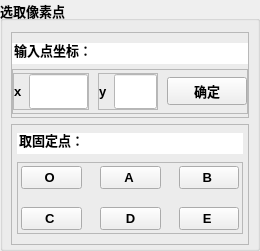
           <widget class="QGroupBox" name="m_point_2">
            <property name="enabled">
             <bool>true</bool>
            </property>
            <property name="minimumSize">
             <size>
              <width>240</width>
              <height>0</height>
             </size>
            </property>
            <property name="maximumSize">
             <size>
              <width>260</width>
              <height>16777215</height>
             </size>
            </property>
            <property name="font">
             <font>
              <pointsize>10</pointsize>
              <weight>75</weight>
              <bold>true</bold>
             </font>
            </property>
            <property name="title">
             <string>选取像素点</string>
            </property>
            <layout class="QVBoxLayout" name="verticalLayout_16">
             <property name="leftMargin">
              <number>8</number>
             </property>
             <property name="rightMargin">
              <number>8</number>
             </property>
             <property name="bottomMargin">
              <number>3</number>
             </property>
             <item>
              <widget class="QFrame" name="frame_17">
               <property name="maximumSize">
                <size>
                 <width>16777215</width>
                 <height>100</height>
                </size>
               </property>
               <property name="frameShape">
                <enum>QFrame::StyledPanel</enum>
               </property>
               <property name="frameShadow">
                <enum>QFrame::Raised</enum>
               </property>
               <layout class="QVBoxLayout" name="verticalLayout_13">
                <property name="spacing">
                 <number>5</number>
                </property>
                <property name="leftMargin">
                 <number>0</number>
                </property>
                <property name="topMargin">
                 <number>10</number>
                </property>
                <property name="rightMargin">
                 <number>0</number>
                </property>
                <property name="bottomMargin">
                 <number>3</number>
                </property>
                <item>
                 <widget class="QLineEdit" name="lineEdit">
                  <property name="text">
                   <string>输入点坐标：</string>
                  </property>
                  <property name="frame">
                   <bool>false</bool>
                  </property>
                 </widget>
                </item>
                <item>
                 <widget class="QFrame" name="frame_21">
                  <property name="maximumSize">
                   <size>
                    <width>16777215</width>
                    <height>50</height>
                   </size>
                  </property>
                  <property name="frameShape">
                   <enum>QFrame::StyledPanel</enum>
                  </property>
                  <property name="frameShadow">
                   <enum>QFrame::Raised</enum>
                  </property>
                  <layout class="QHBoxLayout" name="horizontalLayout_17">
                   <property name="spacing">
                    <number>9</number>
                   </property>
                   <property name="leftMargin">
                    <number>0</number>
                   </property>
                   <property name="topMargin">
                    <number>3</number>
                   </property>
                   <property name="rightMargin">
                    <number>0</number>
                   </property>
                   <property name="bottomMargin">
                    <number>3</number>
                   </property>
                   <item>
                    <widget class="QFrame" name="frame_18">
                     <property name="frameShape">
                      <enum>QFrame::StyledPanel</enum>
                     </property>
                     <property name="frameShadow">
                      <enum>QFrame::Raised</enum>
                     </property>
                     <layout class="QHBoxLayout" name="horizontalLayout_13">
                      <property name="leftMargin">
                       <number>0</number>
                      </property>
                      <property name="topMargin">
                       <number>0</number>
                      </property>
                      <property name="rightMargin">
                       <number>0</number>
                      </property>
                      <property name="bottomMargin">
                       <number>0</number>
                      </property>
                      <item>
                       <widget class="QLabel" name="label_19">
                        <property name="font">
                         <font>
                          <family>Arial</family>
                          <pointsize>10</pointsize>
                         </font>
                        </property>
                        <property name="text">
                         <string>x</string>
                        </property>
                       </widget>
                      </item>
                      <item>
                       <widget class="QLineEdit" name="point_x">
                        <property name="sizePolicy">
                         <sizepolicy hsizetype="Expanding" vsizetype="Preferred">
                          <horstretch>0</horstretch>
                          <verstretch>0</verstretch>
                         </sizepolicy>
                        </property>
                        <property name="minimumSize">
                         <size>
                          <width>0</width>
                          <height>35</height>
                         </size>
                        </property>
                        <property name="font">
                         <font>
                          <family>SimSun-ExtB</family>
                         </font>
                        </property>
                        <property name="styleSheet">
                         <string notr="true">background-color:rgb(255, 255, 255)</string>
                        </property>
                       </widget>
                      </item>
                     </layout>
                    </widget>
                   </item>
                   <item>
                    <widget class="QFrame" name="frame_20">
                     <property name="frameShape">
                      <enum>QFrame::StyledPanel</enum>
                     </property>
                     <property name="frameShadow">
                      <enum>QFrame::Raised</enum>
                     </property>
                     <layout class="QHBoxLayout" name="horizontalLayout_16">
                      <property name="leftMargin">
                       <number>0</number>
                      </property>
                      <property name="topMargin">
                       <number>0</number>
                      </property>
                      <property name="rightMargin">
                       <number>0</number>
                      </property>
                      <property name="bottomMargin">
                       <number>0</number>
                      </property>
                      <item>
                       <widget class="QLabel" name="label_20">
                        <property name="font">
                         <font>
                          <family>Arial</family>
                          <pointsize>10</pointsize>
                         </font>
                        </property>
                        <property name="text">
                         <string>y</string>
                        </property>
                       </widget>
                      </item>
                      <item>
                       <widget class="QLineEdit" name="point_y">
                        <property name="sizePolicy">
                         <sizepolicy hsizetype="Expanding" vsizetype="Preferred">
                          <horstretch>0</horstretch>
                          <verstretch>0</verstretch>
                         </sizepolicy>
                        </property>
                        <property name="minimumSize">
                         <size>
                          <width>0</width>
                          <height>35</height>
                         </size>
                        </property>
                        <property name="styleSheet">
                         <string notr="true">background-color:rgb(255, 255, 255)</string>
                        </property>
                        <property name="text">
                         <string/>
                        </property>
                       </widget>
                      </item>
                     </layout>
                    </widget>
                   </item>
                   <item>
                    <widget class="QPushButton" name="pointComfirm">
                     <property name="maximumSize">
                      <size>
                       <width>80</width>
                       <height>16777215</height>
                      </size>
                     </property>
                     <property name="text">
                      <string>确定</string>
                     </property>
                    </widget>
                   </item>
                  </layout>
                 </widget>
                </item>
               </layout>
              </widget>
             </item>
             <item>
              <widget class="QFrame" name="frame_22">
               <property name="frameShape">
                <enum>QFrame::StyledPanel</enum>
               </property>
               <property name="frameShadow">
                <enum>QFrame::Raised</enum>
               </property>
               <layout class="QVBoxLayout" name="verticalLayout_14">
                <property name="spacing">
                 <number>8</number>
                </property>
                <property name="leftMargin">
                 <number>5</number>
                </property>
                <property name="topMargin">
                 <number>8</number>
                </property>
                <property name="rightMargin">
                 <number>5</number>
                </property>
                <property name="bottomMargin">
                 <number>10</number>
                </property>
                <item>
                 <widget class="QLineEdit" name="lineEdit_2">
                  <property name="text">
                   <string>取固定点：</string>
                  </property>
                  <property name="frame">
                   <bool>false</bool>
                  </property>
                 </widget>
                </item>
                <item>
                 <widget class="QFrame" name="frame_19">
                  <property name="maximumSize">
                   <size>
                    <width>500</width>
                    <height>16777215</height>
                   </size>
                  </property>
                  <property name="frameShape">
                   <enum>QFrame::StyledPanel</enum>
                  </property>
                  <property name="frameShadow">
                   <enum>QFrame::Raised</enum>
                  </property>
                  <layout class="QGridLayout" name="gridLayout_3">
                   <property name="leftMargin">
                    <number>3</number>
                   </property>
                   <property name="topMargin">
                    <number>3</number>
                   </property>
                   <property name="rightMargin">
                    <number>3</number>
                   </property>
                   <property name="bottomMargin">
                    <number>3</number>
                   </property>
                   <property name="spacing">
                    <number>18</number>
                   </property>
                   <item row="1" column="2">
                    <widget class="QPushButton" name="point_e">
                     <property name="text">
                      <string>E </string>
                     </property>
                    </widget>
                   </item>
                   <item row="1" column="0">
                    <widget class="QPushButton" name="point_c">
                     <property name="text">
                      <string>C </string>
                     </property>
                    </widget>
                   </item>
                   <item row="0" column="1">
                    <widget class="QPushButton" name="point_a">
                     <property name="text">
                      <string>A </string>
                     </property>
                    </widget>
                   </item>
                   <item row="0" column="2">
                    <widget class="QPushButton" name="point_b">
                     <property name="text">
                      <string>B </string>
                     </property>
                    </widget>
                   </item>
                   <item row="0" column="0">
                    <widget class="QPushButton" name="point_o">
                     <property name="text">
                      <string>O </string>
                     </property>
                    </widget>
                   </item>
                   <item row="1" column="1">
                    <widget class="QPushButton" name="point_d">
                     <property name="text">
                      <string>D</string>
                     </property>
                    </widget>
                   </item>
                  </layout>
                  <zorder>point_o</zorder>
                  <zorder>point_a</zorder>
                  <zorder>point_c</zorder>
                  <zorder>point_d</zorder>
                  <zorder>point_e</zorder>
                  <zorder>point_b</zorder>
                 </widget>
                </item>
               </layout>
              </widget>
             </item>
            </layout>
           </widget>
